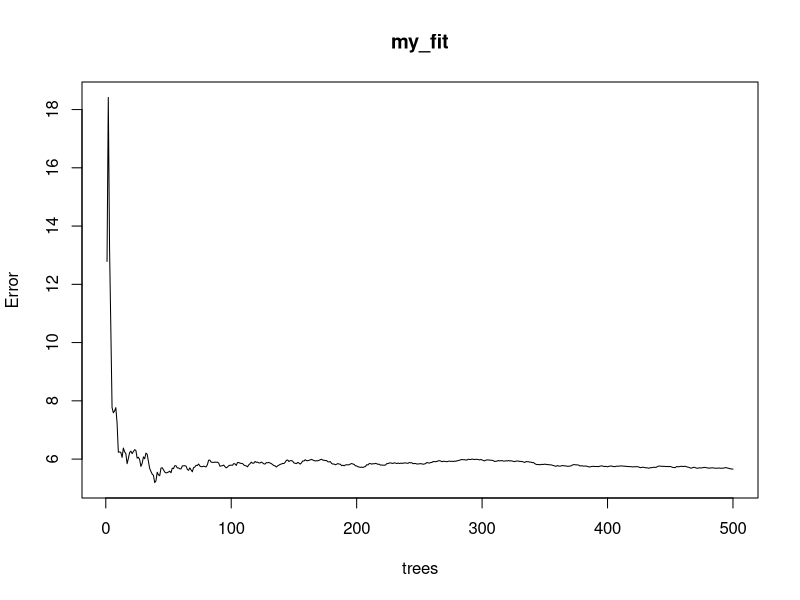
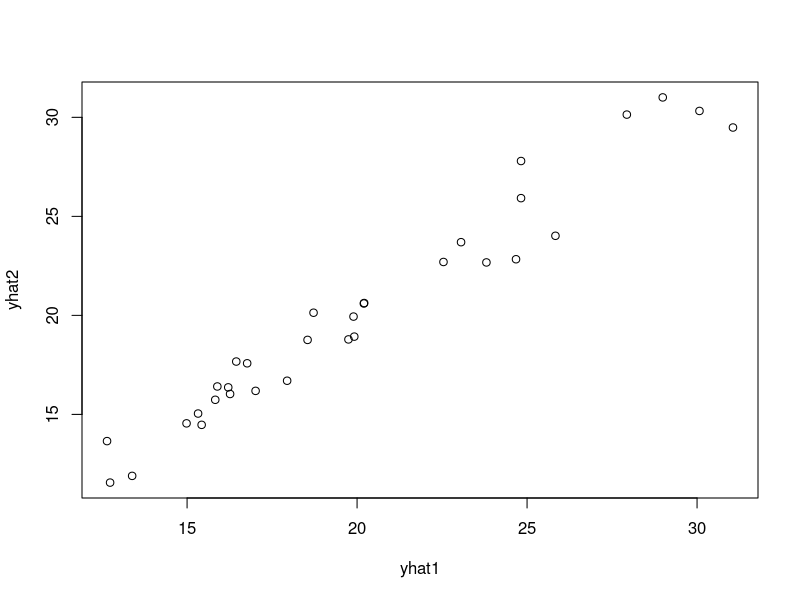

Write R code to recreate these figures, in order.
install.packages("randomForest")
suppressPackageStartupMessages(library(randomForest))
set.seed(40)
my_fit <- randomForest(mpg ~ ., data=mtcars)
plot(my_fit)
yhat1 <- predict(my_fit) #OOB(test) prediction
yhat2 <- predict(my_fit, newdata=mtcars) #training set perdiction
#different y hat 
plot(yhat1, yhat2)
mean((yhat1 - mtcars$mpg)^2)
mean((yhat2 - mtcars$mpg)^2)

